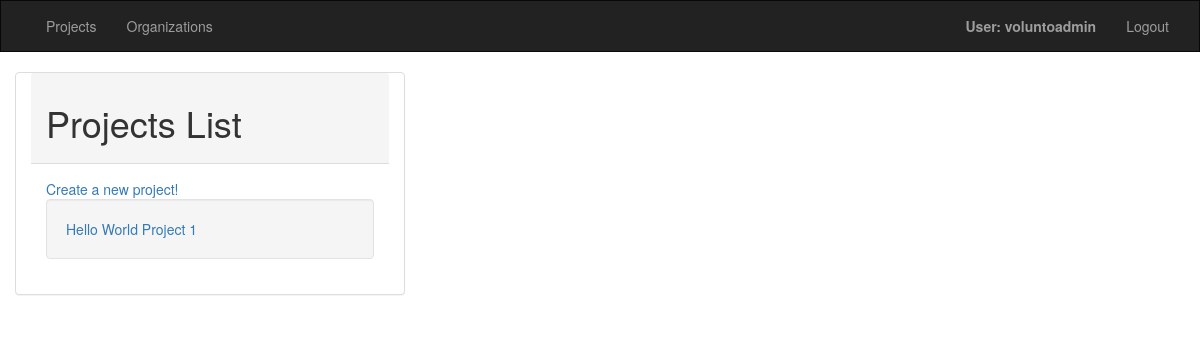
Before: /volunto/projects/ (signed in) with the older database file.
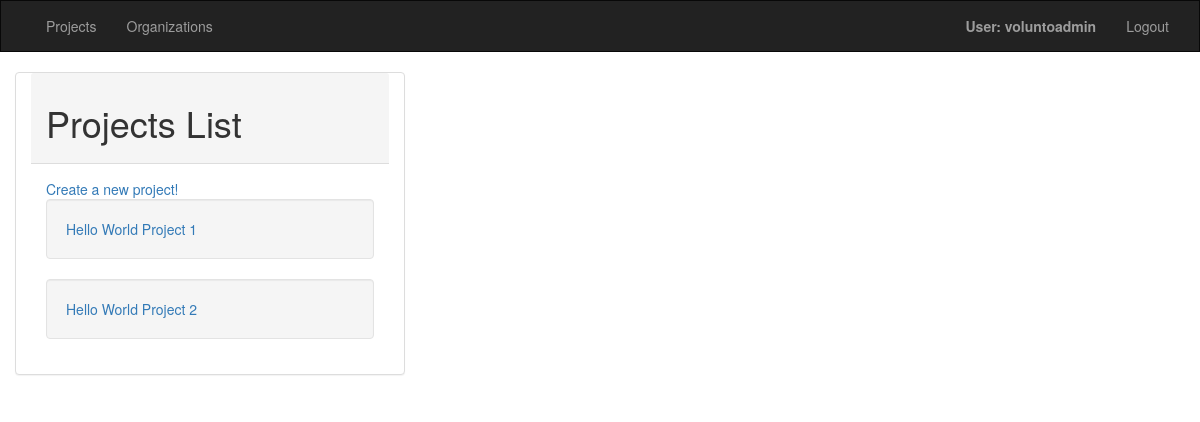
After: the same page with the newer database file.
### volunto/models.py (models this page shows, shortened)
class Project(models.Model):
	projectname = models.CharField("Project Name",max_length=200)
	projdesc = models.CharField("Project Description",max_length=500)
	projectid = models.AutoField(primary_key=True)
	projstatus = models.BooleanField("Project Status", default=False)
	orgname = models.ForeignKey(Organization, on_delete=models.CASCADE, verbose_name="Project Sponsor")
	def get_absolute_url(self):
		return reverse('volunto:project-detail', args=(self.projectid,))

### volunto/views.py (the view)
class ProjectListView(LoginRequiredMixin,generic.ListView):
	model = Project
	context_object_name = 'projects_list'
	queryset = Project.objects.all()
	template_name = 'volunto/project_list.html'
	def get_queryset(self):
		return Project.objects.all()
	def get_context_data(self, **kwargs):
		context = super(ProjectListView, self).get_context_data(**kwargs)
		context['Temp data'] = 'Temp data for projects'
		return context

### volunto/templates/volunto/project_list.html
{% extends 'volunto/base_visitor.html' %}
{% block content %}
<div class="container-fluid">
    <div class="panel panel-default col-sm-4 col-md-4">
      <div class="panel-heading">
        <h1 text-align="center">Projects List</h1>
      </div>
    <div class="panel-body">
    <a href="{% url 'volunto:project_create' %}">Create a new project!</a>
    {% if projects_list %}
    <ul class="nav nav-pills nav-stacked">
      {% for project in projects_list %}
      <div class="well">
      <li>
        <a href="{{ project.get_absolute_url }}">{{ project.projectname }}</a>
      </li>
    </div>
      {% endfor %}
    </ul>
    {% else %}
      <p>There are no projects currently active.</p>
    {% endif %}
  </div>
      </div>
</div>
{% endblock %}

Changed rows visible on the page:
added Project: projectname "Hello World Project 2"
